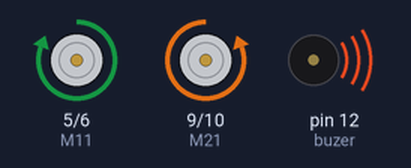
Simulated run of this sketch. Board: Arduino Uno, built with avr-gcc and run on an emulated ATmega328P. On the bench: motor-driver pin pairs drawn as motors (green arrow = first pin HIGH = forward, orange = second pin HIGH = backward, longer = more drive), buzzer (waves = sounding).

Above: at 0.15 s.
At 4.5 s:
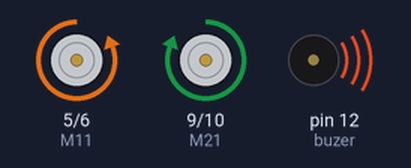
At 6.1 s:
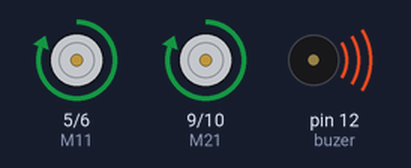
At 7.3 s:
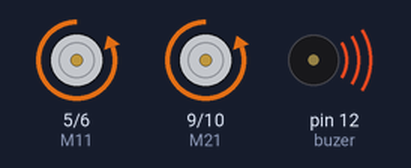
At 8.0 s:
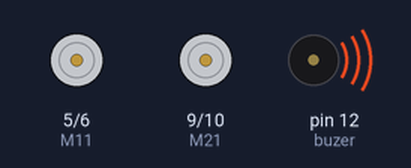
At 10.2 s:
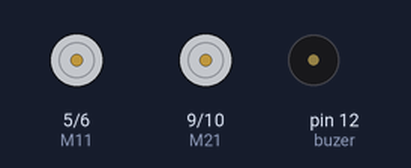
Timing chart, 0 to 12.7 s (numbered marks = the images above):
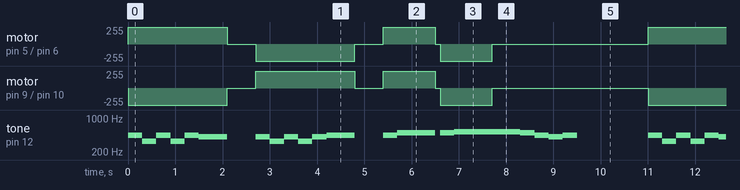

Measured:
- by itself, tone on pin 12 (buzer): plays 440 Hz for 0.30 s, 330 Hz for 0.30 s, 440 Hz for 0.30 s, 330 Hz for 0.30 s, 440 Hz for 0.30 s, 415 Hz for 0.60 s … (76 notes in this stretch)
- by itself, motor on pin 5 (M11) / pin 6 (M12): repeats every 11.0 s: stopped 0.60 s, backward 255/255 2.1 s, stopped 0.60 s, forward 255/255 1.1 s, stopped 0.10 s, backward 255/255 1.1 s, stopped 3.3 s, forward 255/255 2.1 s

The sketch:

YPOK_29_1.ino
```cpp
// Урок 29 Танец робота
#define M11 5
#define M12 6
#define M21 9
#define M22 10
#define buzer 12


void setup(){
pinMode(M11, OUTPUT);
pinMode(M12, OUTPUT);
pinMode(M21, OUTPUT);
pinMode(M22, OUTPUT);
pinMode(buzer, OUTPUT);
}

void loop (){
 goPered(255);
  tone(buzer, 440, 300);delay(300); // проигрывается мелодия "в траве сидел кузнечик"
            tone(buzer, 330, 300);delay(300);
            tone(buzer, 440, 300);delay(300);
            tone(buzer, 330, 300);delay(300);
            tone(buzer, 440, 300);delay(300);
            tone(buzer, 415, 300);delay(300);
            tone(buzer, 415, 300);delay(300);
goStop();
            delay(600);
goNazad(255);
            tone(buzer, 415, 300);delay(300);
            tone(buzer, 330, 300);delay(300);
            tone(buzer, 415, 300);delay(300);
            tone(buzer, 330, 300);delay(300);
            tone(buzer, 415, 300);delay(300);
            tone(buzer, 440, 300);delay(300);
            tone(buzer, 440, 300);delay(300);
goStop();
            delay(600);
goLevo(255);
           tone(buzer, 440, 300);delay(300);
            tone(buzer, 494, 300);delay(300);
            tone(buzer, 494, 100);delay(100);
            tone(buzer, 494, 100);delay(100);
            tone(buzer, 494, 300);delay(300);
goStop();
            delay(100);
goPravo(255);
            tone(buzer, 494, 300);delay(300);
            tone(buzer, 523, 300);delay(300);
            tone(buzer, 523, 100);delay(100);
            tone(buzer, 523, 100);delay(100);
            tone(buzer, 523, 300);delay(300);
goStop();
            tone(buzer, 523, 300);delay(300);
            tone(buzer, 523, 300);delay(300);
            tone(buzer, 494, 300);delay(300);
            tone(buzer, 440, 300);delay(300);
            tone(buzer, 415, 300);delay(300);
            tone(buzer, 440, 300);delay(300);
delay (1500);
}

int goPered(int Skorost){analogWrite(M12,LOW);
    analogWrite(M21,LOW);
    analogWrite(M11,Skorost);
    analogWrite(M22,Skorost);}
int goNazad(int Skorost){analogWrite(M11,LOW);
    analogWrite(M22,LOW);
      analogWrite(M12,Skorost);
    analogWrite(M21,Skorost);}
int goLevo(int Skorost){analogWrite(M12,LOW);
   analogWrite(M22,LOW);
    analogWrite(M11,Skorost);
    analogWrite(M21,Skorost);}
int goPravo(int Skorost){digitalWrite(M11,LOW);
    analogWrite(M21,LOW);
    analogWrite(M12,Skorost);
   analogWrite(M22,Skorost);}
void goStop(){digitalWrite(M12,LOW);
    digitalWrite(M21,LOW);
    digitalWrite(M11,LOW);
    digitalWrite(M22,LOW);}
```
